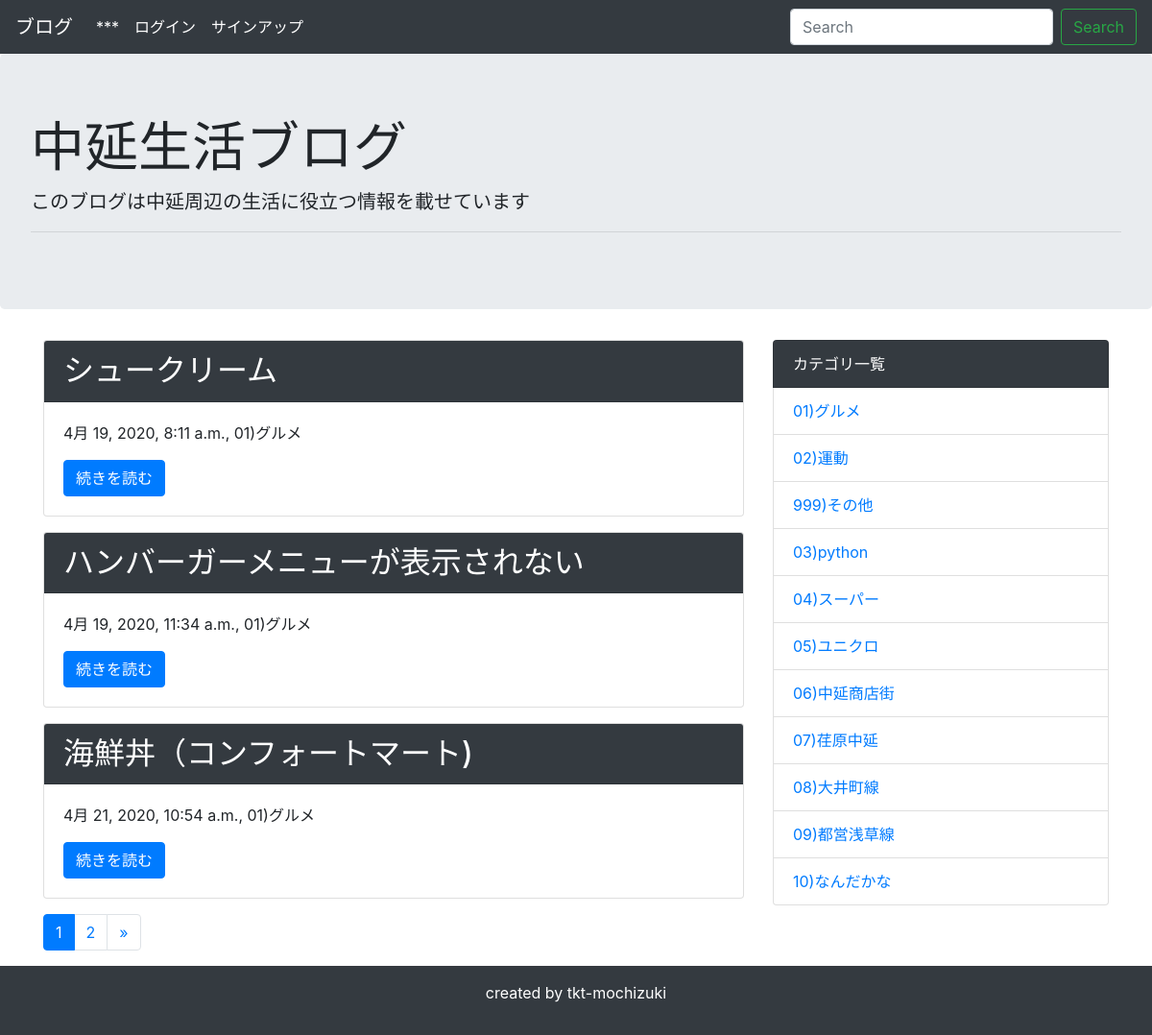
Page /category/1/ on the committed database.
### blog/models.py (models this page shows, shortened)
class Post(models.Model):
    title = models.CharField('タイトル', max_length=100)
    text = models.TextField('本文')
    image = models.ImageField(upload_to='',blank=True, null=True)
    created_at = models.DateTimeField('作成日',default=timezone.now)
    created_user = models.ForeignKey(User, verbose_name = '登録ユーザー', blank=True, null=True, on_delete = models.PROTECT
    )
    category = models.ForeignKey(
        Category, verbose_name = 'カテゴリ', on_delete = models.PROTECT
    )

class Category(models.Model):
    name = models.CharField('カテゴリー名', max_length=200)
    created_at = models.DateTimeField('作成日',default=timezone.now)
    def __str__(self):
        return self.name

### blog/views.py (the view)
# urls.py: path('category/<int:pk>/', views.CategoryView.as_view(), name='category'),
class CategoryView(generic.ListView):
    template_name = 'blog/post_list.html'
    model = Post
    paginate_by = 3 # 追加
    def get_queryset(self):
        category = get_object_or_404(Category, pk=self.kwargs['pk'])
        queryset = Post.objects.order_by('created_at').filter(category=category)
        return queryset

### blog/context_processors.py (called while the page is built)
def common(request):
    context = {
        'category_list':Category.objects.all(),
    }
    return context

### blog/templatetags/mytag.py (called while the page is built)
@register.simple_tag
def url_replace(request, field, value):
    url_dict = request.GET.copy()
    url_dict[field] = value
    return url_dict.urlencode()

### blog/templates/blog/post_list.html
{% extends 'blog/base.html' %}
{% block content %}
{% for post in post_list %}
<div class="card mb-3">
    <h2 class="card-header bg-dark text-white">{{ post.title }}</h2>
    <div class="card-body">
      <p>{{ post.created_at }}, {{ post.category }}</p>
      <a href="{% url 'blog:detail' post.pk %}" class="btn btn-primary">続きを読む</a>
    </div>
</div>
{% endfor %}
{% include 'blog/pagination.html' %}
{% endblock %}

### blog/templates/blog/base.html (shortened to what this page needs)
<!doctype html>
<html lang="ja">
  <head>
    <link rel="stylesheet" href="https://stackpath.bootstrapcdn.com/bootstrap/4.4.1/css/bootstrap.min.css">
  </head>
  <body>
    <nav class="navbar navbar-expand-lg navbar-dark bg-dark">
      <a class="navbar-brand" href="{% url 'blog:index' %}">ブログ</a>
      <div class="collapse navbar-collapse" id="navbarSupportedContent">
        <ul class="navbar-nav mr-auto">
          <li class="nav-item active">
            <a class="nav-link" href="#">***</a>
          </li>
          {% if user.is_authenticated %}
          <li class="navbar-brand">
            login: {{ user.get_username }}
          </li>
          <li class="nav-item active">
            <a class="nav-link" href="{% url 'blog:add' %}">ブログの追加</a>
          </li>
          <li class="nav-item active">
          </li>
            {% else %}
            <li class="nav-item active">
             <a class="nav-link" href="{% url 'accounts:login' %}">ログイン</a>
            </li>
            <li class="nav-item active">
              <a class="nav-link" href="{% url 'accounts:signup' %}">サインアップ</a>
             </li>
            {% endif %}
        </ul>
        <form class="form-inline my-2 my-lg-0" method="GET" action="{% url 'blog:index' %}">
          <input class="form-control mr-sm-2" type="text" placeholder="Search" aria-label="Search" name="keyword">
          <button class="btn btn-outline-success my-2 my-sm-0" type="submit">Search</button>
        </form>
      </div>
    </nav>
    <div class="jumbotron">
      <h1 class="display-4">中延生活ブログ</h1>
      <p class="lead">このブログは中延周辺の生活に役立つ情報を載せています</p>
      <hr class="my-2">
    </div>
    <div class="container">
      <div class="row">
          <div class="col-md-8">
              {% block content %}
              {% endblock %}
          </div>
          <div class="col-md-4">
              <ul class="list-group">
                  <li class="list-group-item bg-dark text-white">カテゴリ一覧</li>
                  {% for category in category_list %}
                  <li class="list-group-item"><a href="{% url 'blog:category' category.pk %}">{{ category }}</a></li>
                  {% endfor %}
              </ul>
          </div>
      </div>
    </div>
    <footer class="bg-dark text-white text-center py-3">
        <p>created by tkt-mochizuki</p>
    </footer>
  </body>
</html>

### rows in the picture
Post: title "シュークリーム", created_at "4月 19, 2020, 8:11 a.m.", category "01)グルメ"
Post: title "ハンバーガーメニューが表示されない", created_at "4月 19, 2020, 11:34 a.m.", category "01)グルメ"
Post: title "海鮮丼（コンフォートマート)", created_at "4月 21, 2020, 10:54 a.m.", category "01)グルメ"
Category: name "01)グルメ"
Category: name "02)運動"
Category: name "999)その他"
Category: name "03)python"
Category: name "04)スーパー"
Category: name "05)ユニクロ"
Category: name "06)中延商店街"
Category: name "07)荏原中延"
Category: name "08)大井町線"
Category: name "09)都営浅草線"
Category: name "10)なんだかな"

### other values in the picture
{{ link_page }} "1"
{{ link_page }} "2"
